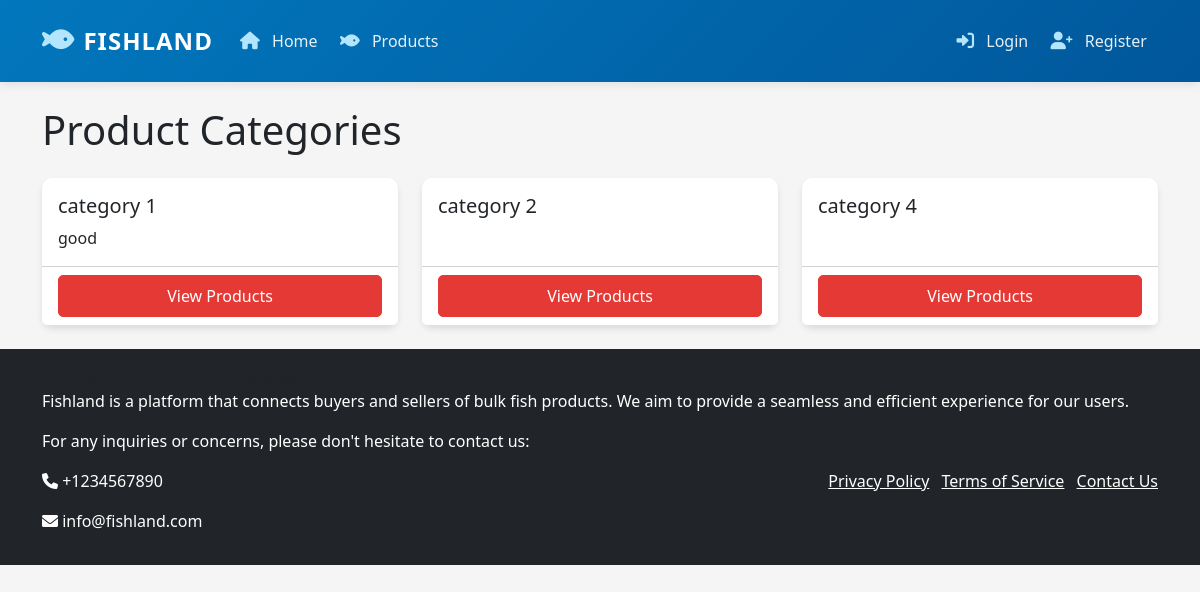
Page /products/categories/ on the committed database.
### products/models.py (models this page shows, shortened)
class Category(models.Model):
    name = models.CharField(max_length=100)
    description = models.TextField(blank=True)
    image = models.ImageField(upload_to='category_images/', blank=True)
    class Meta:
        verbose_name_plural = 'Categories'

### products/views.py (the view)
# urls.py: path('categories/', views.category_list, name='category_list'),
def category_list(request):
    categories = Category.objects.all()
    return render(request, 'products/category_list.html', {'categories': categories})

### templates/products/category_list.html (shortened to what this page needs)
{% extends 'base.html' %}
{% load static %}
{% block content %}
<div class="container mt-4">
    <h1 class="mb-4">Product Categories</h1>
    <div class="row">
        {% for category in categories %}
        <div class="col-md-4 mb-4">
            <div class="card h-100">
                <div class="card-body">
                    <h5 class="card-title">{{ category.name }}</h5>
                    {% if category.description %}
                    <p class="card-text">{{ category.description|truncatewords:20 }}</p>
                    {% endif %}
                </div>
                <div class="card-footer bg-white">
                    <a href="{% url 'products:category_detail' category.id %}" class="btn btn-primary w-100">View Products</a>
                </div>
            </div>
        </div>
        {% empty %}
        <div class="col-12">
            <div class="alert alert-info">
                No categories found.
            </div>
        </div>
        {% endfor %}
    </div>
</div>
{% endblock %}

### templates/base.html (style rules this page uses)
:root { --primary-color: #e53935; --secondary-color: #ffcdd2; --dark-color: #212121; --light-color: #f5f5f5; }
body { background-color: var(--light-color); }
.card { border: none; border-radius: 10px; box-shadow: 0 4px 6px rgba(0, 0, 0, 0.1); transition: transform 0.3s ease; }
.btn { border-radius: 5px; padding: 0.5rem 1.5rem; font-weight: 500; transition: all 0.3s ease; }
.btn-primary { background-color: var(--primary-color); border-color: var(--primary-color); }

### rows in the picture
Category: name "category 1", description "good"
Category: name "category 2"
Category: name "category 4"
